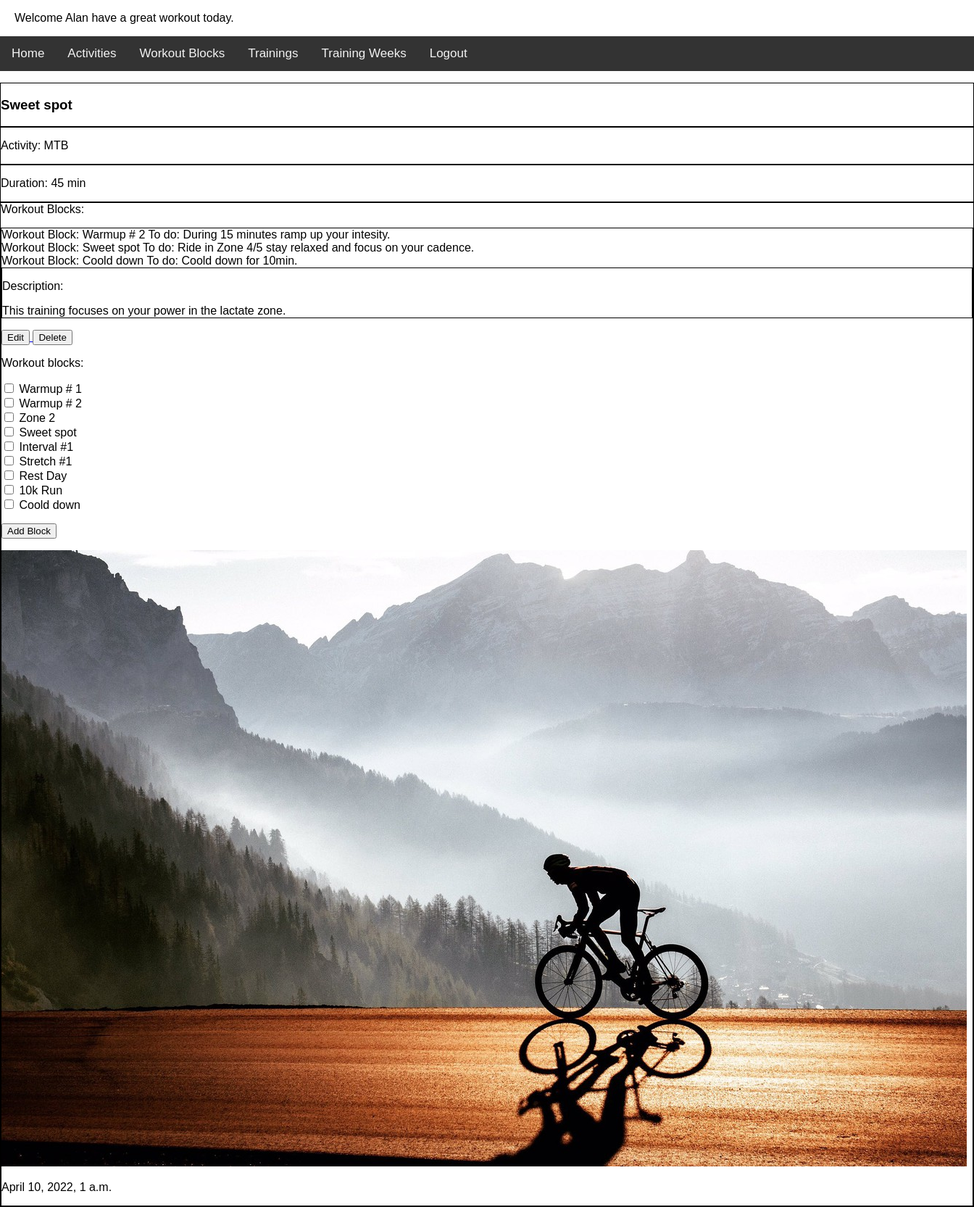
Page /trainingz_app/training/2/ (signed in) on the earlier database version.
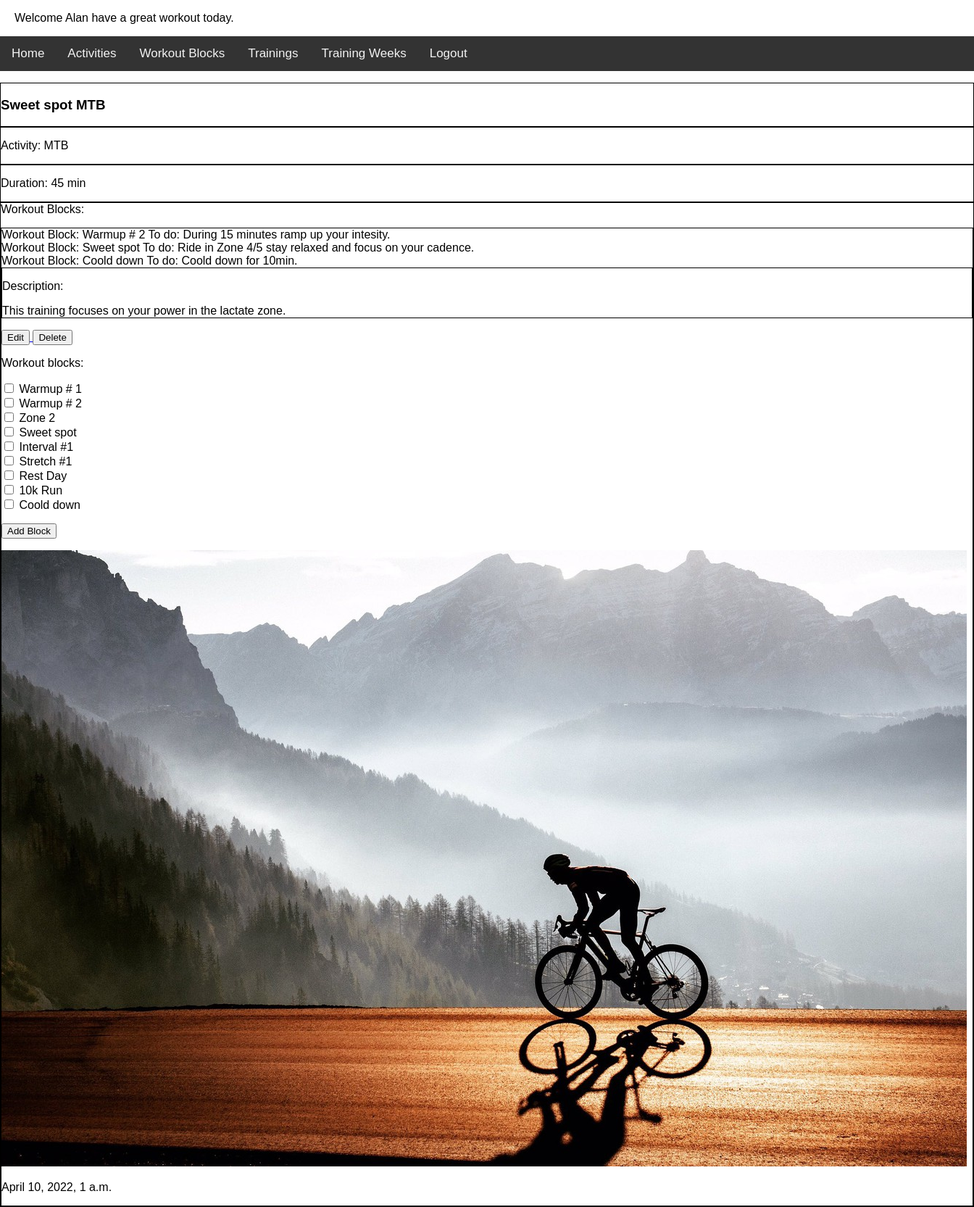
Same page on the later database version.
### trainingz_app/models.py (models this page shows, shortened)
class Training(models.Model):
    name = models.CharField(max_length=50)
    activity = models.ForeignKey(Activity, on_delete=models.CASCADE)
    description = models.TextField()
    workout_blocks = models.ManyToManyField(WorkoutBlock)
    def get_update_url(self):
        return reverse("update_training", kwargs={"id": self.id})
    def get_delete_url(self):
        return reverse("delete_training", kwargs={"id": self.id})

class Activity(models.Model):
    name = models.CharField(max_length=40)
    def __str__(self):
        return self.name

### trainingz_app/views.py (the view, shortened to what this page needs)
class ShowDetailTrainingView(LoginRequiredMixin, View):
    def get(self, request, id):
        training = Training.objects.get(pk=id)
        workout_blocks = training.workout_blocks.all()
        training_duration = 0
        for workout_block in workout_blocks:
            training_duration += workout_block.duration
        form = AddWorkoutBlockToTrainingForm()
        ctx = {
            "training": training,
            "form": form,
            "training_duration": training_duration,
        }
        return render(request, "training_detail.html", ctx)

### trainingz_app/forms.py
class AddWorkoutBlockToTrainingForm(forms.ModelForm):
    class Meta:
        model = Training
        fields = ["workout_blocks"]
        widgets = {"workout_blocks": CheckboxSelectMultiple}

### trainingz_app/context_processor.py (called while the page is built)
def get_date(request):
    return {"date": datetime.now()}

### trainingz_app/models.py (called while the page is built)
    def __str__(self):
        return self.name

### trainingz_app/templates/training_detail.html (shortened to what this page needs)
{% extends 'base.html' %}
{% block trainingz %}
    <div style="border: solid; border-width: 1px;">
        <h3>{{ training.name }} </h3>
    </div>
    <div style="border: solid; border-width: 1px;">
        <p>Activity: {{ training.activity }}</p>
    </div>
    <div style="border: solid; border-width: 1px;">
        <p>Duration: {{ training_duration }} min</p>
    </div>
    <div style="border: solid; border-width: 1px;"
    <p>Workout Blocks:</p>
    <div style="border: solid; border-width: 1px;">
        {% for workout_block in training.workout_blocks.all %}
            <div>Workout Block: {{ workout_block.name }} To do: {{ workout_block.workout_details }} </div>
        {% endfor %}
        <div style="border: solid; border-width: 1px;">
            <p>Description: </p>
            {{ training.description }}
        </div>
        <a href="{{ training.get_update_url }}">
            <button>Edit</button>
        </a>
        <a href="{{ training.get_delete_url }}">
            <button>Delete</button>
        </a>
        <form method="POST">
            {{ form.as_p }}
            <input type="submit" value="Add Block">
        </form>
{% endblock %}

Differences in the rows shown:
changed Training "This training focuses on your power in the lactate zone.": name "Sweet spot" → "Sweet spot MTB"
